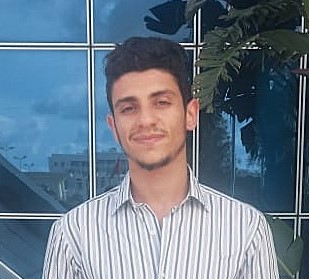
#> input picture images/mee++.jpg, 309 x 279 px
$ jupyter execute FaceDetection.ipynb
#> lines starting #> are read from the running program, lines starting #| are printed output that depends on the picture; after the words box and inside, x2 and y2 are one past the last pixel; in counts of white or black regions, pixels touching at a corner belong together
### Viola and Jones

OpenCV Provide Many preytrained Model To detect Objetcs Faces ....

[cell 1]
import cv2
import matplotlib.pyplot as plt

[cell 2]
faceCascade = cv2.CascadeClassifier("haarcascade_frontalface_default.xml")
eyeCascadde = cv2.CascadeClassifier("haarcascade_eye.xml")
img= cv2.imread("../images/mee++.jpg",1) # Gray
#> img is the input picture: shape (279, 309, 3); mean B, G, R 137.5, 121.2, 105.3
#img =cv2.resize(img,(400,400))
print(f"Height : {img.shape[0]} , Width : {img.shape[1]}")
#| Height : 279 , Width : 309

## Fun ction To Detect Face
def detect_face(image) :
    img = image.copy()
    face_rect = faceCascade.detectMultiScale(img,scaleFactor=5,minNeighbors=5)
    for (x,y,w,h) in face_rect :
        cv2.rectangle(img,(x,y),(x+w,y+h),(0,255,255),3)

    return img

def detect_eye(image):
    img = image.copy()
    eye_rect = eyeCascadde.detectMultiScale(img,scaleFactor=2,minNeighbors=5)

    for (x,y,w,h) in eye_rect :
        cv2.rectangle(img,(x,y),(x+w,y+h),(0,0,255),2)
    return img

You Better Scale Up your Image :

[cell 3]
w= 500
ratio = img.shape[0]/img.shape[1] # Height / Width
#> ratio = 0.903
h= int(ratio * w)
#> h = 451

img_resized = cv2.resize(img,(w,h))
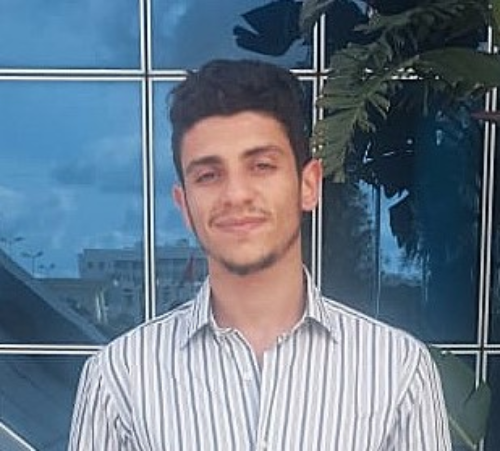
#> img_resized: shape (451, 500, 3); mean B, G, R 137.3, 121.1, 105.2
eye_face_resized = detect_eye(detect_face(img_resized))
#> in detect_face, `face_rect = faceCascade.detectMultiScale(img,scaleFactor=5,minNeighbor..`: face_rect = [[175, 124, 120, 120]]
#> the loop in detect_face, `for (x,y,w,h) in face_rect :` made 1 pass
#> after the loop in detect_face, `for (x,y,w,h) in face_rect :`:
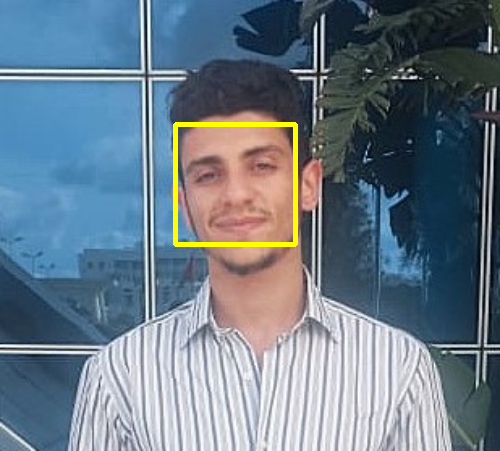
#> img: shape (451, 500, 3); 1.06% of pixels changed, all inside (x1, y1, x2, y2) = (173, 122, 298, 247)
#> in detect_eye, `eye_rect = eyeCascadde.detectMultiScale(img,scaleFactor=2,minNeighbors..`: eye_rect = [[242, 146, 40, 40], [187, 156, 40, 40]]
#> the loop in detect_eye, `for (x,y,w,h) in eye_rect :` made 2 passes
#> after the loop in detect_eye, `for (x,y,w,h) in eye_rect :`:
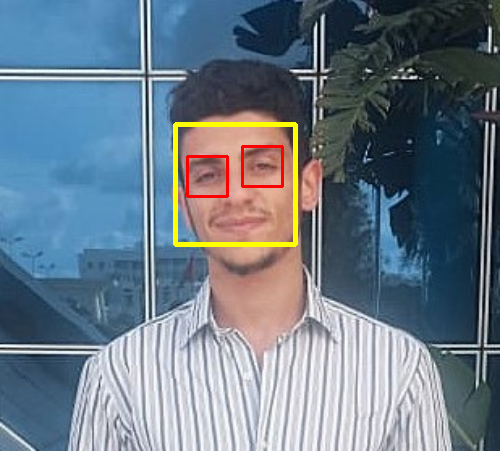
#> img: shape (451, 500, 3); 0.42% of pixels changed, all inside (x1, y1, x2, y2) = (186, 145, 284, 198)
eye_face = detect_eye(detect_face(img))
#> in detect_face (call 2), `face_rect = faceCascade.detectMultiScale(img,scaleFactor=5,minNeighbor..`: face_rect = [[90, 56, 120, 120]]
#> the loop in detect_face (call 2), `for (x,y,w,h) in face_rect :` made 1 pass
#> after the loop in detect_face (call 2), `for (x,y,w,h) in face_rect :`:
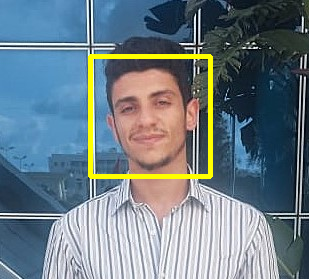
#> img: shape (279, 309, 3); 2.77% of pixels changed, all inside (x1, y1, x2, y2) = (88, 54, 213, 179)
#> in detect_eye (call 2), `eye_rect = eyeCascadde.detectMultiScale(img,scaleFactor=2,minNeighbors..`: eye_rect = [[149, 93, 20, 20]]
#> the loop in detect_eye (call 2), `for (x,y,w,h) in eye_rect :` made 1 pass
#> after the loop in detect_eye (call 2), `for (x,y,w,h) in eye_rect :`:
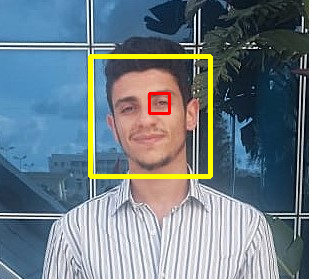
#> img: shape (279, 309, 3); 0.27% of pixels changed, all inside (x1, y1, x2, y2) = (148, 92, 171, 115)

# Show the images using Matplotlib
eye_face_RGB = cv2.cvtColor(eye_face,cv2.COLOR_BGR2RGB)
eye_face_resized_RGB = cv2.cvtColor(eye_face_resized,cv2.COLOR_BGR2RGB)

fig ,axes = plt.subplots(1,2,figsize=(10,10))
axes[0].imshow(eye_face_resized_RGB) ,axes[0].title.set_text("Face Detection"), axes[0].axis("off")
axes[1].imshow(eye_face_RGB) ,axes[1].title.set_text("Face Not Resized") , axes[1].axis("off")

plt.show()

# [5 lines of commented-out code are left out]

$ run again, with images/Rectangle.jpg copied over images/mee++.jpg
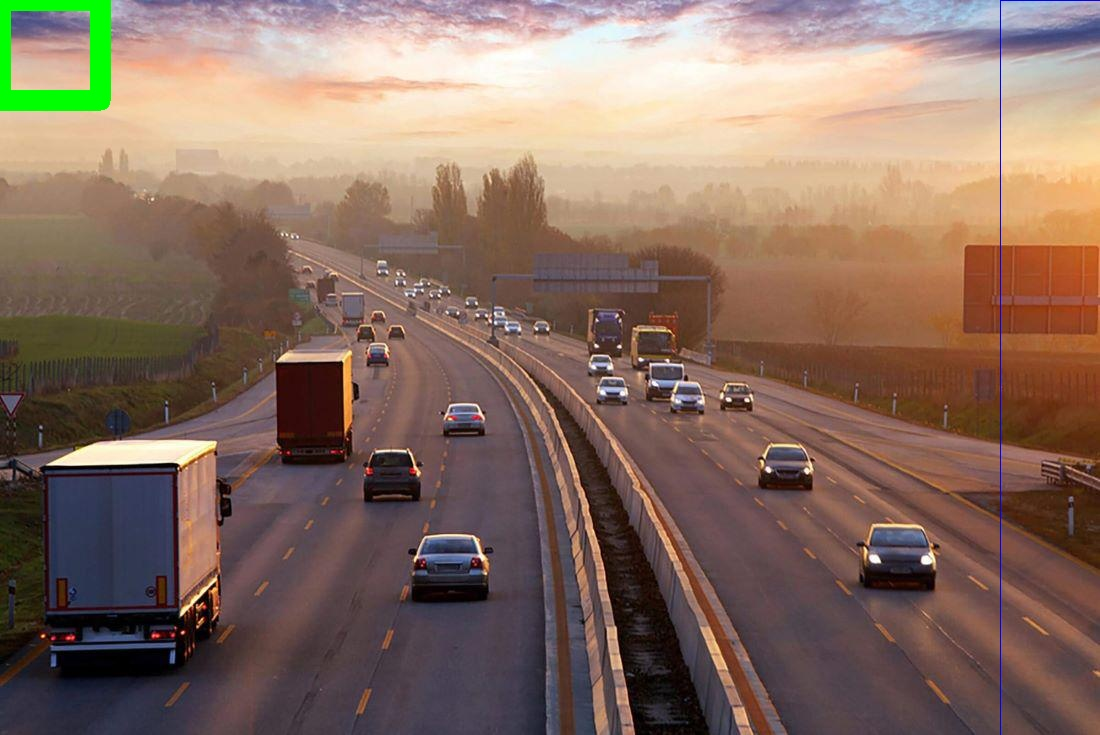
#> input picture images/Rectangle.jpg, 1100 x 735 px
#> img is the input picture: shape (735, 1100, 3); mean B, G, R 97.3, 109.9, 134.6
#| Height : 735 , Width : 1100
#> face_rect = ()
#> `plt.show()`:
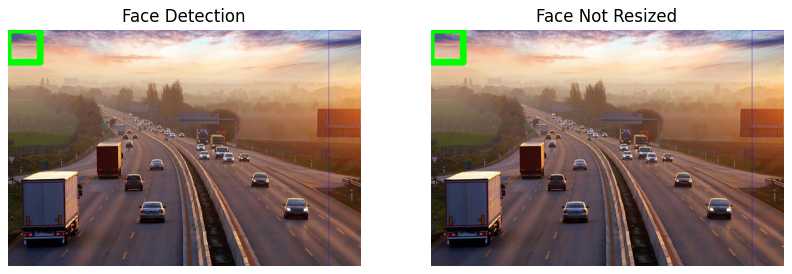
#> figure drawn by matplotlib, 2 panels
